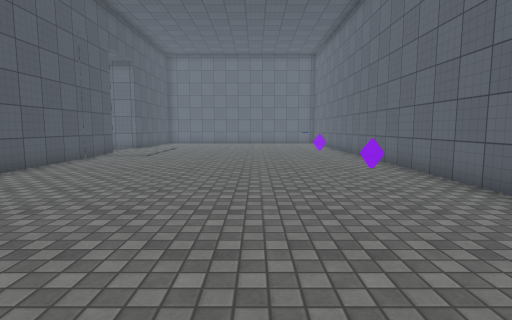
view 1 (above)

16 first-person views from a walk through a Unity game level. The camera is 1.3 m above the floor, tilts 6° down and sees 80° across. The floor is counted in squares, 1 m on a side. Each view is taken from the middle of a square. On the plan, view 1 faces up. The plan holds only what a view shows up to about 14 squares ahead; the rest is blank. The place goes on beyond the plan. The player character is not drawn. Door leaves are left out, so doorways stand open. Surface patterns are stand-ins for the level's own textures.

view 2
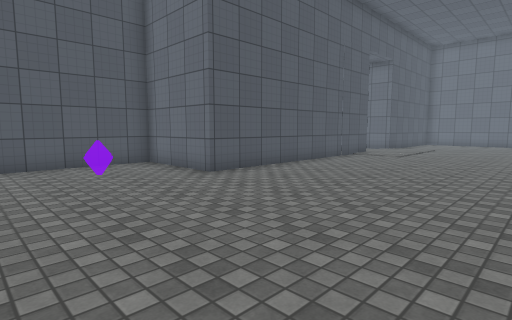

view 3
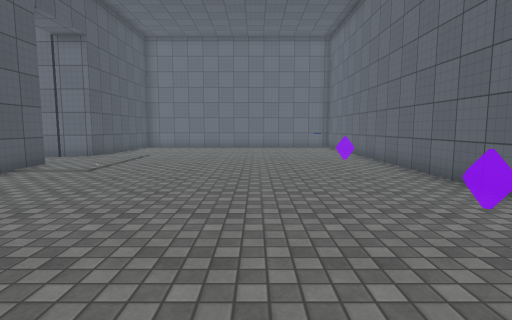

view 4
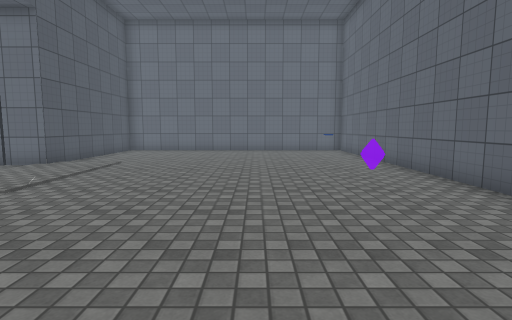

view 5
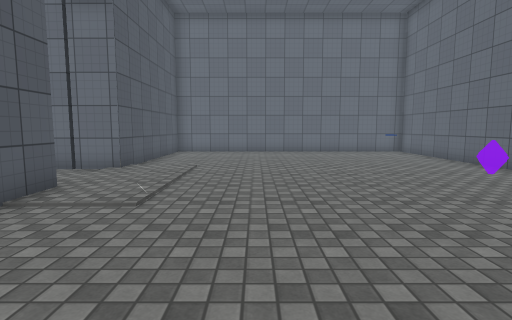

view 6
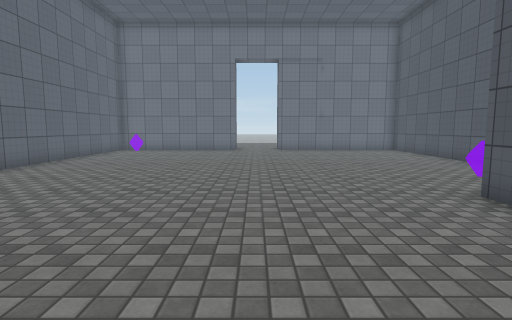

view 7
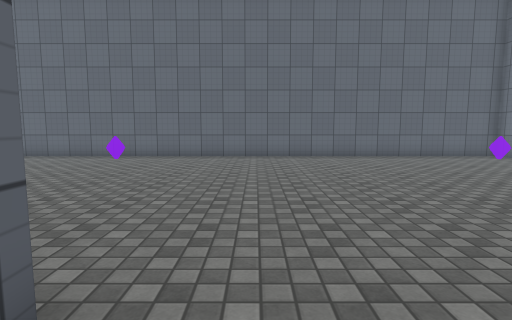

view 8
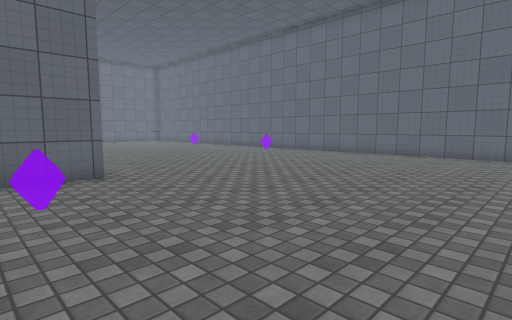

view 9
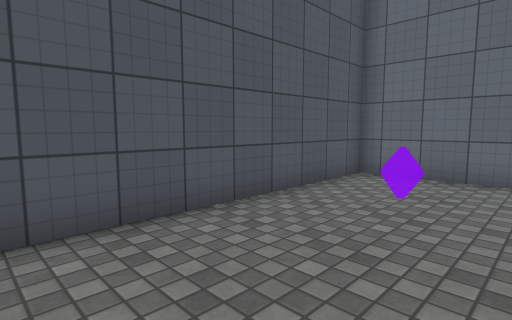

view 10
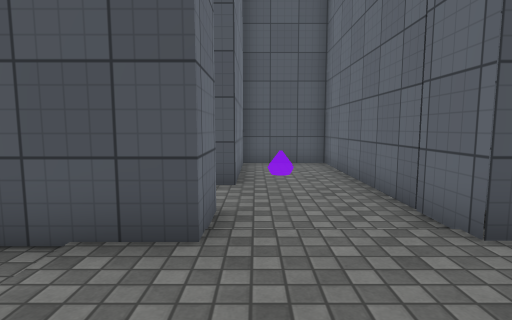

view 11
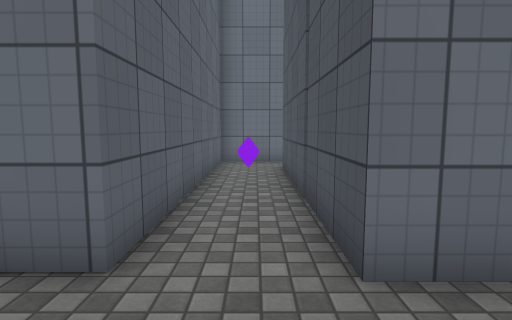

view 12
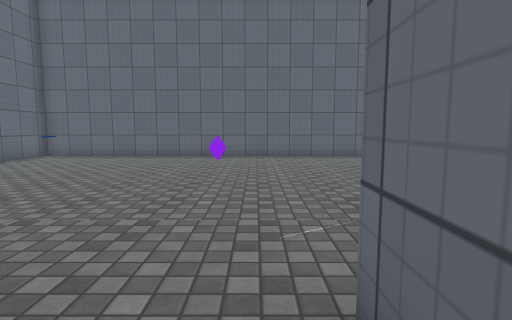

view 13
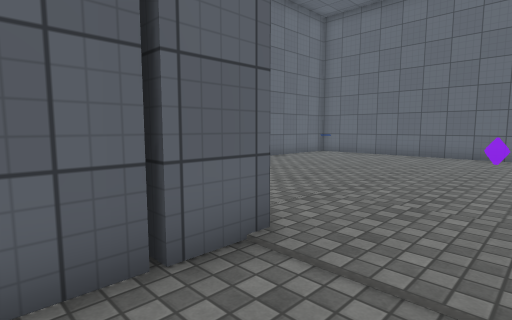

view 14
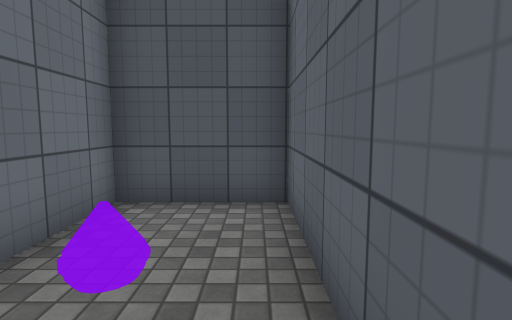

view 15
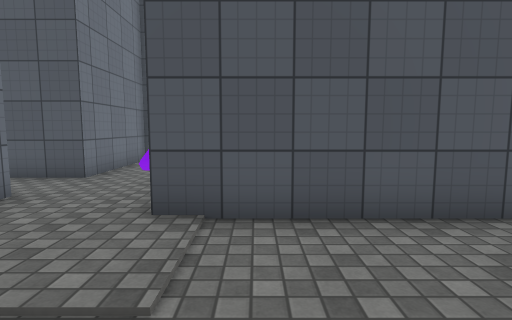

view 16
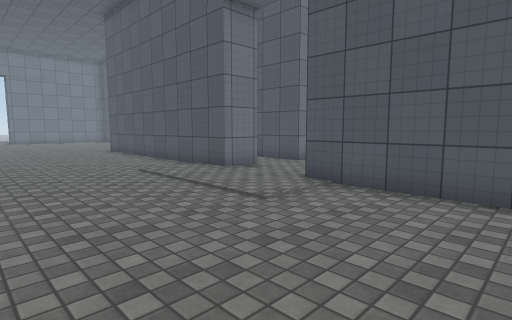

### Floor plan
Points are (right, up) in squares from view 1. A wall is a line through its corners. A room is listed if a view was taken in it or the views show most of it. See-through windows are left out.
Room 1 (views 1, 2, 3, 4, 5, 6, 7, 8, 9, 10, 15, 16)
walls: (-8.7, 15.4) (-7.2, 15.4) (-7.2, 5.3) (-11.1, 5.3) (-11.1, -3.1); (4.9, -3.5) (4.9, 23.5); (-7.2, 23.5) (-7.2, 18.6)
ways out: open door at (-8, 17) to room 2
Room 2 (views 11, 12, 13, 14)
walls: (-7.2, 18.6) (-15.3, 18.6) (-15.3, 15.4) (-11.1, 15.4)
ways out: open door at (-8, 17) to room 1; opening at (-10, 15)

Positions as (right, up) in squares from view 1, and headings:
1: (0, 0), facing up
2: (0, 0), facing up-left
3: (0, 5), facing up
4: (0, 8), facing up
5: (-3, 9), facing up
6: (-3, 11), facing down
7: (-9, 4), facing right
8: (-10, -3), facing up-right
9: (-7, -3), facing up-left
10: (-4, 16), facing left
11: (-10, 18), facing down
12: (-9, 16), facing right
13: (-10, 16), facing up-right
14: (-10, 18), facing left
15: (-3, 20), facing left
16: (-1, 23), facing down-left
